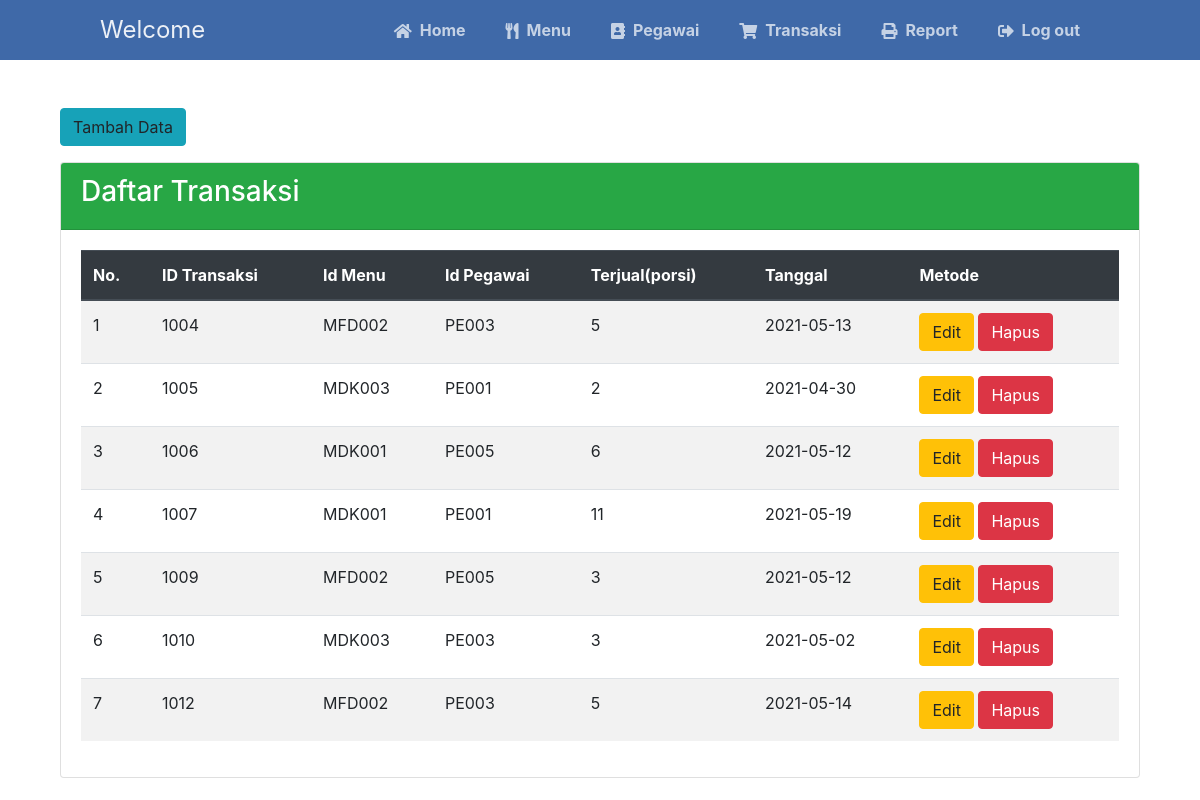
The page /transaksi.php (signed in) on the database its author committed.
### tables this page shows
CREATE TABLE `transaksi` (
  `id_transaksi` int(8) NOT NULL,
  `id_menu` char(8) DEFAULT NULL,
  `id_pegawai` char(7) DEFAULT NULL,
  `jumlah_beli` int(4) DEFAULT NULL,
  `tgl_transaksi` date DEFAULT NULL
);

### transaksi.php (the view, shortened to what this page needs)
<?php
include 'koneksi.php';
?>
<!DOCTYPE html>
<html lang="en">
<head>
    <link rel="stylesheet" type="text/css" href="style.css">
    <link rel="stylesheet" type="text/css" href="css/bootstrap.min.css">
    <link rel="stylesheet" href="https://use.fontawesome.com/releases/v5.7.1/css/all.css">
</head>
<body>
    <nav class="navtop">
        <div>
            <h1>Welcome</h1>
            <a href="index.php"><i class="fas fa-home"></i>Home</a>
            <a href="menu.php"><i class="fas fa-utensils"></i>Menu</a>
            <a href="pegawai.php"><i class="fas fa-address-book"></i>Pegawai</a>
            <a href="transaksi.php"><i class="fas fa-shopping-cart"></i>Transaksi</a>
            <a href="report.php" target="blank"><i class="fas fa-print"></i>Report</a>
            <a href="logout.php" onclick="return confirm('Log out Sekarang?')"><i class="fas fa-sign-out-alt"></i>Log out</a>
        </div>
    </nav>
    <div class="container"><br><br>
        <div class="col-md-12">
            <td class="td-actions"><a data-toggle="modal" data-target="#tambah" class="btn btn-info">Tambah Data</a></td>
            <div class="card mt-3">
                <div class="card-header bg-success text-white">
                    <h3>Daftar Transaksi</h3>
                </div>
                <div class="card-body">
                    <table class="table table-striped">
                        <thead class="thead-dark">
                            <tr>
                                <th>No.</th>
                                <th>ID Transaksi</th>
                                <th>Id Menu</th>
                                <th>Id Pegawai</th>
                                <th>Terjual(porsi)</th>
                                <th>Tanggal</th>
                                <th>Metode</th>
                            </tr>
                        </thead>
                        <tbody>
                            <?php
                            $sql = "SELECT * FROM transaksi ORDER BY id_transaksi ASC";
                            $cek = mysqli_query($koneksi, $sql);
                            $no = 1;
                            while ($data = mysqli_fetch_array($cek)) {
                            ?>
                                <tr>
                                    <td><?= $no++; ?></td>
                                    <td><?= $data['id_transaksi'] ?></td>
                                    <td><?= $data['id_menu'] ?></td>
                                    <td><?= $data['id_pegawai'] ?></td>
                                    <td><?= $data['jumlah_beli'] ?></td>
                                    <td><?= $data['tgl_transaksi'] ?></td>
                                    <td>
                                        <a href="transaksi_edit.php?id=<?= $data['id_transaksi'] ?>" class="btn btn-warning"> Edit </a>
                                        <a href="transaksi.php?page=hapus&id=<?= $data['id_transaksi'] ?>" onclick="return confirm('Apakah yakin ingin menghapus data ini?')" class="btn btn-danger"> Hapus </a>
                                    </td>
                                </tr>
                            <?php
                            }
                            ?>
                        </tbody>
                    </table>
                </div>
            </div>
        </div>
    </div>
</body>
</html>

### style.css (style rules this page uses)
body { background-color: #FFFFFF; margin: 0; }
.navtop { background-color: #3f69a8; height: 60px; width: 100%; border: 0; position: sticky; }
.navtop div { display: flex; margin: 0 auto; width: 1000px; height: 100%; }
.navtop div h1, .navtop div a { display: inline-flex; align-items: center; }
.navtop div h1 { flex: 1; font-size: 24px; padding: 0; margin: 0; color: #ecf0f6; font-weight: normal; }
.navtop div a { padding: 0 20px; text-decoration: none; color: #c5d2e5; font-weight: bold; }
.navtop div a i { padding: 2px 8px 0 0; }

### rows shown on the page
transaksi: id_transaksi "1004", id_menu "MFD002", id_pegawai "PE003", jumlah_beli "5", tgl_transaksi "2021-05-13"
transaksi: id_transaksi "1005", id_menu "MDK003", id_pegawai "PE001", jumlah_beli "2", tgl_transaksi "2021-04-30"
transaksi: id_transaksi "1006", id_menu "MDK001", id_pegawai "PE005", jumlah_beli "6", tgl_transaksi "2021-05-12"
transaksi: id_transaksi "1007", id_menu "MDK001", id_pegawai "PE001", jumlah_beli "11", tgl_transaksi "2021-05-19"
transaksi: id_transaksi "1009", id_menu "MFD002", id_pegawai "PE005", jumlah_beli "3", tgl_transaksi "2021-05-12"
transaksi: id_transaksi "1010", id_menu "MDK003", id_pegawai "PE003", jumlah_beli "3", tgl_transaksi "2021-05-02"
transaksi: id_transaksi "1012", id_menu "MFD002", id_pegawai "PE003", jumlah_beli "5", tgl_transaksi "2021-05-14"
